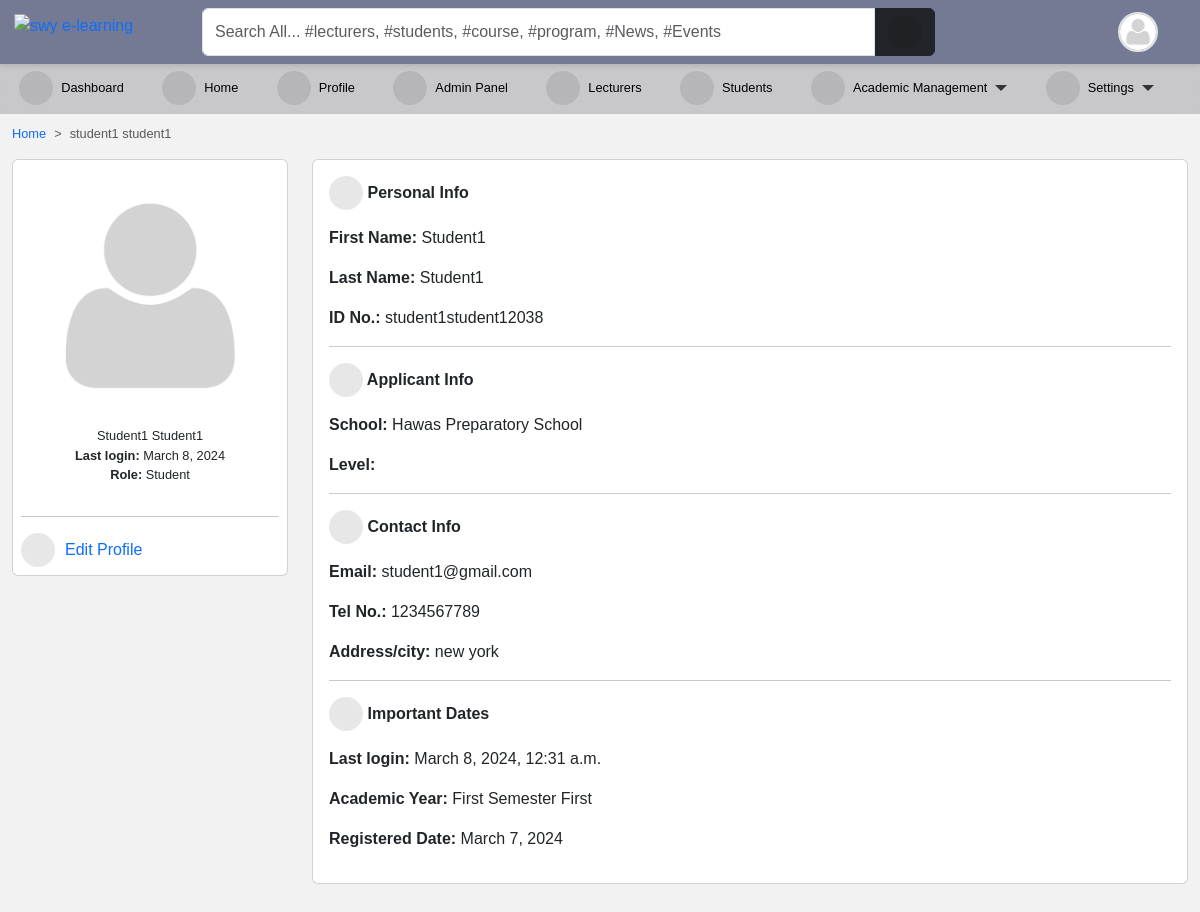
Page /accounts/profile/4/detail/ (signed in) on the committed database.
### accounts/models.py (models this page shows, shortened)
class User(AbstractUser):
    is_student = models.BooleanField(default=False)
    is_lecturer = models.BooleanField(default=False)
    gender = models.CharField(max_length=1, choices=GENDERS, blank=True, null=True)
    phone = models.CharField(max_length=60, blank=True, null=True)
    address = models.CharField(max_length=60, blank=True, null=True)
    picture = models.ImageField(
        upload_to="profile_pictures/%y/%m/%d/", default="default.png", null=True
    )
    email = models.EmailField(blank=True, null=True)
    username_validator = ASCIIUsernameValidator()
    objects = CustomUserManager()
    class Meta:
        ordering = ("-date_joined",)
    @property
    def get_full_name(self):
        full_name = self.username
        if self.first_name and self.last_name:
            full_name = self.first_name + " " + self.last_name
        return full_name
    @property
    def get_user_role(self):
        if self.is_superuser:
            role = "Admin"
        elif self.is_student:
            role = "Student"
        elif self.is_lecturer:
            role = "Lecturer"
        return role

### core/models.py (models this page shows)
class Semester(models.Model):
    semester = models.CharField(max_length=10, choices=SEMESTER, blank=True)
    is_current_semester = models.BooleanField(default=False, blank=True, null=True)
    session = models.ForeignKey(
        Session, on_delete=models.CASCADE, blank=True, null=True
    )
    next_semester_begins = models.DateField(null=True, blank=True)
    def __str__(self):
        return self.semester

class Session(models.Model):
    session = models.CharField(max_length=200, unique=True)
    is_current_session = models.BooleanField(default=False, blank=True, null=True)
    next_session_begins = models.DateField(blank=True, null=True)
    def __str__(self):
        return self.session

### accounts/decorators.py (the view)
    def wrapper(request, *args, **kwargs):
        if test_func(request.user):
            return function(request, *args, **kwargs) if function else None
        else:
            return redirect(redirect_to)

### course/models.py (called while the page is built)
    def get_absolute_url(self):
        return reverse("course_detail", kwargs={"slug": self.course.slug})

    def __str__(self):
        return "{0} ({1})".format(self.course.title, self.course.code)

### templates/accounts/profile_single.html (shortened to what this page needs)
{% extends 'base.html' %}
{% load static %}
{% load i18n %}
{% block content %}
{% if user.is_authenticated %}
<nav style="--bs-breadcrumb-divider: '>';" aria-label="breadcrumb">
    <ol class="breadcrumb">
      <li class="breadcrumb-item"><a href="/">Home</a></li>
      <li class="breadcrumb-item active" aria-current="page">{{ user.get_full_name }}</li>
    </ol>
</nav>
<div class="row">
    <div class="col-md-3 mx-auto">
        <div class="card  p-2">
            <div class="text-center">
                <img src="{{ user.picture.url }}" class="w-100">
                <ul class="px-2 list-unstyled">
                    <li>{{ user.get_full_name|title }}</li>
                    <li><strong>Last login: </strong>{{ user.last_login|date }}</li>
                    <li><strong>Role: </strong>
                        {{ user.get_user_role }}
                    </li>
                </ul>
            </div>
            <hr>
            {% if request.user.is_superuser %}
            <div class="btn-flex">
                {% if user.is_student %}
                <a class="edit-btn" href="{% url 'student_edit' pk=user.id %}">
                    <i class="fas fa-user-edit"></i><span class="mobile-hide">Edit Profile</span>
                </a>
                {% endif %}
            </div>
            {% endif %}
        </div>
    </div>
    <div class="col-md-9 mx-auto">
        <div class="card">
            <div class="card-body">
                <p class="fw-bold"><i class="fas fa-user"></i> Personal Info</p>
                <div class="dashboard-description">
                    <p><strong>First Name:</strong> {{ user.first_name|title }}</p>
                    <p><strong>Last Name:</strong> {{ user.last_name|title }}</p>
                    <p><strong>ID No.:</strong> {{ user.username }}</p>
                </div>
                {% if user.is_student %}
                <hr>
                <p class="fw-bold"><i class="fas fa-graduation-cap"></i> Applicant Info</p>
                <div class="dashboard-description">
                    <p><strong>School: </strong>Hawas Preparatory School</p>
                    <p><strong>Level: </strong>{{ level.level }}</p>
                </div>
                {% endif %}
                <hr>
                <p class="fw-bold"><i class="fas fa-phone-square-alt"></i> Contact Info</p>
                <div class="dashboard-description">
                    <p><strong>Email:</strong> {{ user.email }}</p>
                    <p><strong>Tel No.:</strong> {{ user.phone }}</p>
                    <p><strong>Address/city:</strong> {{ user.address }}</p>
                </div>
                <hr>
                <p class="fw-bold"><i class="fa fa-calendar-day"></i> Important Dates</p>
                <div class="dashboard-description">
                    <p><strong>Last login:</strong> {{ user.last_login }}</p>
                    {% if current_semester and current_session %}
                    <p><strong>Academic Year:</strong> {{ current_semester }} Semester {{ current_session }}</p>
                    {% endif %}
                    <p><strong>Registered Date:</strong> {{ user.date_joined|date }}</p>
                </div>
            </div>
        </div>
    </div>
</div>
{% endif %}
{% endblock content %}

### templates/navbar.html (shortened to what this page needs)
{% load static %}
<div id="top-navbar" class="py-2 top-navbar">
	<div class="container">
		<a href="/" class="head-logo">
			<img src="{% static 'img/swy e-learning.jpg' %}" width="40px" alt="swy e-learning">
		</a>
		<div class="nav-wrapper">
			<form class="form-header" action="{% url 'query' %}" method="GET">
				<input id="primary-search" class="form-control rounded-end-0" type="text" name="q" value="{{ request.GET.q }}"
					placeholder="Search All... #lecturers, #students, #course, #program, #News, #Events" required />
				<button class="btn btn-dark rounded-start-0" type="submit">
					<i class="fas fa-search"></i>
				</button>
			</form>
			<div class="dropdown index">
				<div class="avatar border border-2" type="button" data-bs-toggle="dropdown" aria-expanded="false">
					<img src="{{ request.user.picture.url }}">
				</div>
			</div>
		</div>
	</div>
</div>

### static/scss/style1.css (style rules this page uses)
*, body { font-family: "Rubik", sans-serif; }
body { background-color: #f3f2f2; }
#top-navbar { position: fixed; top: 0; right: 0; -webkit-margin-start: -10px; z-index: 90; padding: 0; background: #747a94; box-shadow: 0px 2px 5px 0px rgba(0, 0, 0, 0.1); transition: 0.3s; margin: 0; }
#top-navbar .container { display: flex; background-color: transparent; position: relative; }
#top-navbar .nav-wrapper { display: flex; flex-wrap: wrap; justify-content: space-between; align-items: center; width: 100%; margin-left: 10rem; background-color: transparent; }
#top-navbar .nav-wrapper .form-header { display: flex; flex: 0.8; }
#top-navbar .nav-wrapper .form-header button { flex: 0.1; }
#top-navbar { left: 0; }
.avatar { width: 40px; height: 40px; border-radius: 50%; overflow: hidden; }
.avatar img { width: 100%; height: 100%; -o-object-fit: cover; object-fit: cover; }
a { color: var(--bs-primary); text-decoration: none; }
.edit-btn i { margin-right: 10px; }
.fas, .fa { font-size: 16px; display: inline-flex; align-items: center; justify-content: center; width: 34px; height: 34px; background-color: rgba(0, 0, 0, 0.093); border-radius: 50%; }

### templates/aside.html (style rules this page uses)
li { font-size: .8rem; }

### templates/navbar.html (style rules this page uses)
.head-logo { position: absolute; left: -1rem; top: 0.3rem; }

### rows in the picture
User: user.picture (placeholder picture)
User: get_full_name "student1 student1", picture (placeholder picture), get_full_name "Student1 Student1", last_login "March 8, 2024", get_user_role "Student", first_name "Student1", last_name "Student1", username "student1student12038", email "student1@gmail.com", phone "1234567789", address "new york", last_login "March 8, 2024, 12:31 a.m.", date_joined "March 7, 2024"
Semester: semester "First"
Session: session "First"
